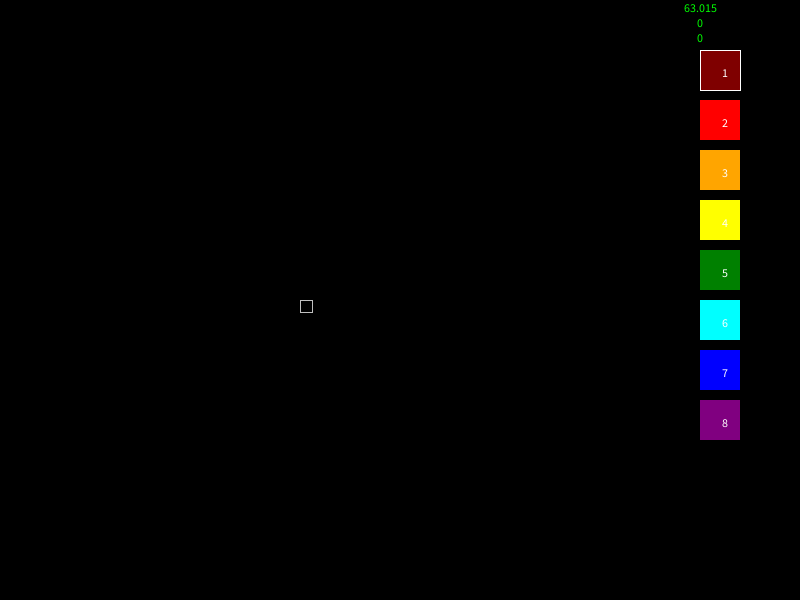
Frame 1 (no input)
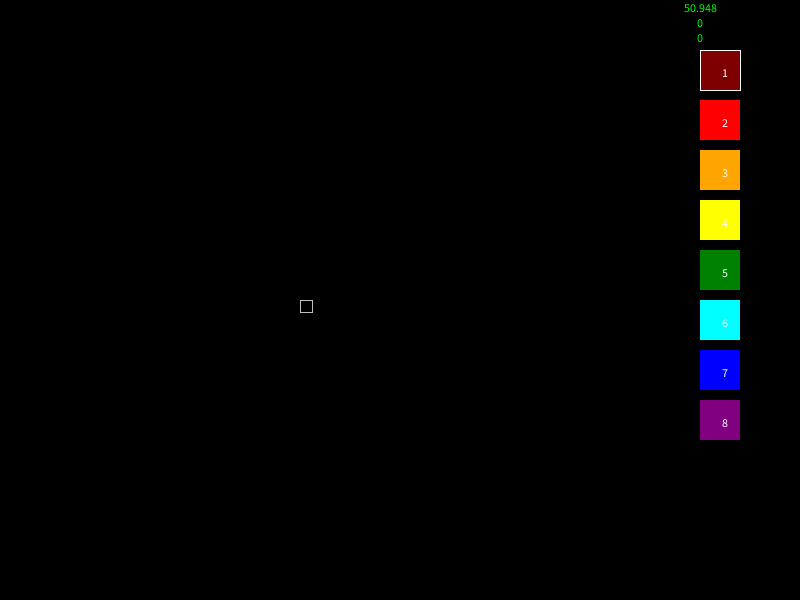
Frame 60 (the mouse pressed at the canvas centre just before this capture)
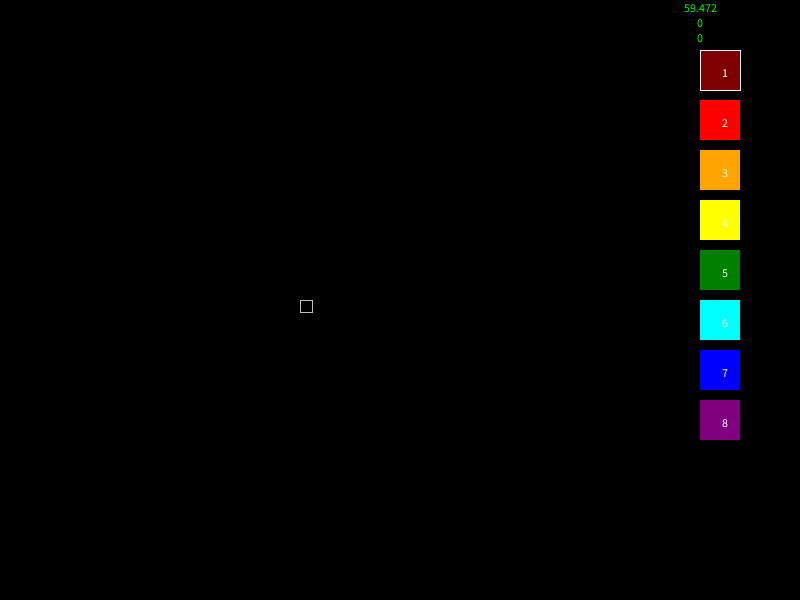
Frame 120 (the mouse held since frame 60 and released just before this capture)

The Processing sketch that drew these frames (run headless with seeded random() and noise(); from frame 60 on, the mouse is pressed at the canvas centre):

// Processing sketch: processing_179667
// ── processing_179667.pde

class LifeView {
   int left = 0, top = 0; // start
   int w = width-sideWidth , h = height; 
   
   LifeView( Life game ) {
   } 
}


class Life {

  color live = color( 127, 0, 0 );
  color dead = color( 0 );
  boolean debug = false;

  color[][] prev, f; // Field - Ð¿Ð¾Ð»Ðµ

  boolean run = false;
  
  // stats
  int total_cells = 0;
  int turns = 0;

  Life() {
    println( "Ctor", n );
    this.prev  = new color[ n ][ n ];
    this.f  = new color[ n ][ n ];

    for ( int x = 0; x < n; x ++ ) {
      for ( int y = 0; y < n; y++ ) {
        this.prev[x][y] = this.f[ x ][ y ] = dead;//color( 0 );
      }
    }
  }

  int getWidth() { return n; }  
  int getHeight() { return n; }

  boolean is_alive( int x, int y ) { return f[ x ][ y ] != dead; }

  void spawn( int x, int y ) { spawn( x, y, live ); }
  void spawn( int x, int y, color c ) { if( !is_alive(x, y)) {total_cells++;} f[ x ][ y ] = c;  }

  void die( int x, int y ) { if(is_alive(x,y)) total_cells--;  f[ x ][ y ] = dead;}
  
  void clear() {
    for ( int x = 0; x < getWidth(); x++ ) {
      for ( int y = 0; y < getHeight(); y++ ) {
        die( x, y );
      }
    }    
  }
  
  
  
  void prepare_draw() {
    scale( (float)(width-sideWidth) / getWidth(), (float)height / getHeight() );
    textSize( .5 ); 
  }
  

  
  void draw() {
    pushMatrix();
    prepare_draw();
    //if( key == 'r' ) background( dead );
    background( dead );
    //println( key, keyCode );
    
    for ( int x = 0; x < getWidth(); x++ ) {
      for ( int y = 0; y < getHeight(); y++ ) {
        //    if ( is_alive( x, y ) ) {
        //  }
        noStroke();
        fill( f[ x ][ y ] );
        rect( x, y, 1, 1 );

        if ( debug ) {
          //stroke( color( 255 - red(f[x][y]), 255-green(f[x][y]), 255-blue(f[x][y]) ));
          fill( 0, 255, 0 );
          //text( count_neibours( x, y ), x, y+1 );
        }
      }
    }
    
    popMatrix();
  }

 

  void turn() {

    color[][] ng = new color[getWidth()][getHeight()];

    for ( int x = 0; x < getWidth(); x ++ ) {
      for ( int y = 0; y < getHeight(); y ++ ) {

        NeiboursResult nr = count_neibours( x, y ); // Ð¿Ð¾Ñ�Ñ�Ð¸Ñ�Ð°ÐµÐ¼ Ñ�Ð¾Ñ�ÐµÐ´ÐµÐ¹ ÐºÐ»ÐµÑ�Ð¾Ñ�ÐºÐ¸
        ng[x][y] = f[x][y];

        if ( is_alive( x, y ) ) {
          if ( nr.count < 2 ) { //Ð¾Ð´Ð¸Ð½Ð¾Ñ�ÐµÑ�Ñ�Ð²Ð¾
            ng[x][y] = dead;
            total_cells--;
          }
          if ( nr.count > 3 ) { // Ð¿ÐµÑ�ÐµÐ½Ð°Ñ�ÐµÐ»ÐµÐ½Ð¸Ðµ
            ng[x][y] = dead;
            total_cells--;
          }
        } else {
          // Ð¿Ñ�Ñ�Ñ�Ð°Ñ�
          if ( nr.count == 3 ) {
            ng[x][y] = nr.middle; // Ñ�Ð¾Ð¶Ð´Ð°ÐµÐ¼ ÐºÐ»ÐµÑ�Ð¾Ñ�ÐºÑ� Ð·Ð´ÐµÑ�Ñ�
            total_cells++;
          }

        } // if ( is_alive( x, y ) )
        
        //println( x, y, f[x][y], ng[x][y] );
        
      } // for ( int y
    } // for ( int x
    
    //// Ð½Ð¾Ð²Ð¾Ðµ Ð¿Ð¾ÐºÐ¾Ð»ÐµÐ½Ð¸Ðµ
    boolean blinks = true;
    boolean changed = false;
    
    for ( int x = 0; x < getWidth(); x ++ ) {
      for ( int y = 0; y < getHeight(); y ++ ) {
        if( f[x][y] != ng[x][y] ) {
           changed = true;
        }
        if ( prev[x][y] != ng[x][y] ) {
          blinks = false;
        }
        
        prev[x][y] = f[x][y];
        f[x][y] = ng[x][y];
      }
    }
    
    turns++;
    
    if ( !changed ) {
     this.run = false;
     println( "Not changed! Live is stopped." );
    }
   
   if ( blinks ) {
     this.run = false;
     println( "Blinks! Live is stopped." );
    }  



//    f = ng;
  }
  
  class NeiboursResult {
    int count = 0;
    color middle;
  }  

  ///            
  ///  +-----+-----+-----+
  ///  |x-1  |x,y-1|x+1  |
  ///  |y-1  |     |y-1  |  
  ///  +-----+-----+-----+
  ///  |x-1,y|x,y  |x+1,y|
  ///  |     |     |     |  
  ///  +-----+-----+-----+
  ///  |x-1  |x,y+1|x+1  |
  ///  |y+1  |     |y+1  |  
  ///  +-----+-----+-----+
  NeiboursResult count_neibours( int x, int y ) {

    //int result = 0;
    int r = 0, g = 0, b = 0;
    NeiboursResult result = new NeiboursResult();

    for ( int dx = -1; dx <= 1; dx++ ) {
      for ( int dy = -1; dy <= 1; dy++ ) {

        int nx = x + dx, ny = y + dy;

        if ( dx == 0 && dy == 0 ) { 
          continue;
        }


        if ( nx < 0 ) { 
          nx += getWidth();
        }
        if ( nx >= getWidth() ) { 
          nx -= getWidth();
        }
        if ( ny < 0 ) { 
          ny += getHeight();
        }
        if ( ny >= getHeight() ) { 
          ny -= getHeight();
        }

        if ( is_alive( nx, ny ) ) {
          result.count++;
          r += red(f[ nx ][ ny ]);
          g += green(f[ nx ][ ny ]);
          b += blue(f[ nx ][ ny ]);
        }
      }
    }
    
    if ( result.count > 0 ) {
      result.middle = color(r / result.count, g / result.count, b / result.count);
    }

    return result;
  }
}


/**
 * ÐºÐ»Ð°Ñ�Ñ� Ñ�Ð¿Ñ�Ð°Ð²Ð»ÐµÐ½Ð¸Ñ� Ð¸Ð³Ñ�Ð¾Ð¹
 */
class LifeControl {

  Life life;

  int x, y;
  int fr; // rate
  color[] pallette = { 
    color(255), 
    color(255, 0, 0), // red
    #FFA500, // orange
    #FFFF00, // yellow
    #008000, // green
    #00ffff, // blue
    #0000ff, 
    #800080, // violet
  };
  int active_color = 0;

  LifeControl( Life life_ ) {
    this.life = life_;
    pallette[0] = life.live;

    x = life.getWidth() / 2;
    y = life.getHeight() / 2;
    fr = 0;    
    // frameRate( fr );
  }

  void draw() {
    // ÐºÐ¾Ð³Ð´Ð° Ñ�Ð¸Ð¼Ñ�Ð»Ñ�Ñ�Ð¸Ñ� Ð² Ð¿Ñ�Ð¾Ñ�ÐµÑ�Ñ�Ðµ - Ð½Ðµ Ñ�Ð¸Ñ�Ñ�ÐµÐ¼ Ñ�Ð°Ð¼ÐºÑ�
    //if ( life.run ) return;
    //println( x, y ); 
    // Ñ�Ð¸Ñ�Ñ�ÐµÐ¼ Ñ�Ð°Ð¼ÐºÑ�

    pushMatrix();
    life.prepare_draw();
    strokeWeight( life.getWidth() / (float)width );
    stroke(color(255-red(life.f[x][y]), 255-green(life.f[x][y]), 255-blue(life.f[x][y])));
    noFill();
    rect( x, y, 1, 1 );
    popMatrix();

    textSize( 12 );
    fill( 0, 255, 0 );
    textAlign(   CENTER, TOP );
    text( frameRate, width-sideWidth/2, 0 );
    text( life.total_cells, width-sideWidth/2, 15 );
    text( life.turns, width-sideWidth/2, 30 );

    for ( int y = 0; y < pallette.length; y++ ) {
      noStroke();

      if ( active_color == y ) {
        strokeWeight(1);
        stroke( 255 );
      }

      fill( pallette[ y ] );
      rect(  width-sideWidth/2, 50 + y*50, 40, 40 );
      fill(255);
      text( y+1, width-sideWidth/2+25, 50 + y*50 +15 );
    }
  }

  boolean onKeyPressed() {
    if ( key >= '1' && key < '1' + pallette.length ) {
      active_color = key - '1'; 
      return true;
    }
    switch( key ) {
      
    case ' ': 
      if ( life.is_alive( x, y ) ) {
        life.die( x, y );
      } else {
        life.spawn( x, y, pallette[ active_color ] );
      } 
      break;
    case 'x':
      fr -= 50;
      fr = constrain( fr, 0, 5000 );
      println( "Current delay: " + fr );
      break;
    case 'z':
      fr += 50;
      fr = constrain( fr, 0, 5000 );
      println( "Current delay: " + fr );
      break;
    case ESC: {
        life.run = false;
        return true;
    }
    case ENTER: {
        life.run = !life.run;
        return true;
    }
    case BACKSPACE: {
       life.clear();
        return true; 
    }
    
    case 'r': {
      randomize();
      return true;
    }

    case CODED:
      switch( keyCode ) {
      case UP: 
        { 
          y--; 
          check_bounds(); 
          return true;
        }
      case DOWN: 
        { 
          y++; 
          check_bounds(); 
          return true;
        }
      case RIGHT: 
        { 
          x++; 
          check_bounds(); 
          return true;
        }
      case LEFT: 
        { 
          x--; 
          check_bounds(); 
          return true;
        }

      }

      break;
    }


    return false;
  }
  
  void mouseDragged() {
     
//println( mouseX, mouseY, gameView.left, gameView.left+gameView.w );    
    
    
    if( mouseX >= gameView.left && mouseX <= gameView.left + gameView.w &&
      mouseY >= gameView.top && mouseY <= gameView.top + gameView.h ) {
      game.spawn( 
        (int)map( mouseX, 0, width-sideWidth, 0, game.getWidth() - 1 ),
        (int)map( mouseY, 0, height, 0, game.getHeight() - 1),
        pallette[ active_color ]
      );        
    }
  }
  
  void randomize() {
    
    float density = 10; // 0 .. 100 - Ð¿Ð¾ÐºÐ°Ð·Ñ�Ð²Ð°ÐµÑ� Ð·Ð°Ð¿Ð¾Ð»Ð½ÐµÐ½Ð½Ð¾Ñ�Ñ�Ñ� Ð¿Ð¾Ð»Ñ� 0 Ð¿Ñ�Ñ�Ñ�Ð¾Ðµ, 1 Ð¿Ð¾Ð»Ð½Ð¾Ðµ
    
    for ( int x = 0; x < life.getWidth(); x++ ) {
      
      for ( int y = 0; y < life.getHeight(); y++ ) {
        
         if ( random( 100 ) <= density ) {
           life.spawn( x, y, pallette[ (int)random( pallette.length ) ] );
         }  
      }
    }
  }

  void check_bounds() {
    if ( x < 0 ) { 
      x += life.getWidth();
    }
    if ( x >= life.getWidth() ) { 
      x -= life.getWidth();
    }
    if ( y < 0 ) { 
      y += life.getHeight();
    }
    if ( y >= life.getHeight() ) { 
      y -= life.getHeight();
    }
  }
}

//LifePixels game = new LifePixels();
int n = 50;
int sideWidth = 200; // in pixels
int last_turn = 0;/// last moment of turn

Life game = new Life();
LifeControl gameControl = new LifeControl( game );
LifeView gameView;


void setup() {
  size( 800, 600 );
  //frameRate( .2 );
  noStroke();
  gameView = new LifeView( game );
}

void keyPressed() {
  
  //if ( gameControl.onKeyPressed() ) return;
  gameControl.onKeyPressed();

  switch( key ) {
  case 'p':
    game.run = !game.run;
    if ( game.run ) { 
      println( "Started" );
    } 
    else { 
      println( "Paused" );
    } 
    break;
  }
}

void mouseClicked() {
  //stroke( game.live );
  //println( "clicked: " + mouseX, width, game.getWidth() );
  //game.spawn( (int)map( mouseX, 0, width, 0, game.getWidth() ), (int)map( mouseY, 0, height, 0, game.getHeight() ) );
  //redraw();
  //game.draw();
}

void mouseDragged() {
  gameControl.mouseDragged();
//  stroke( game.live );
  //`game.spawn( (int)map( mouseX, 0, width, 0, game.getWidth() ), (int)map( mouseY, 0, height, 0, game.getHeight() ) );
  //redraw();
  //game.draw();
}

void draw() {
  
  if ( millis() - last_turn >= gameControl.fr ) {
    if ( game.run ) { 
      game.turn();
      last_turn = millis();
    }
  }
  
  
  game.draw();
  gameControl.draw();
  
}
